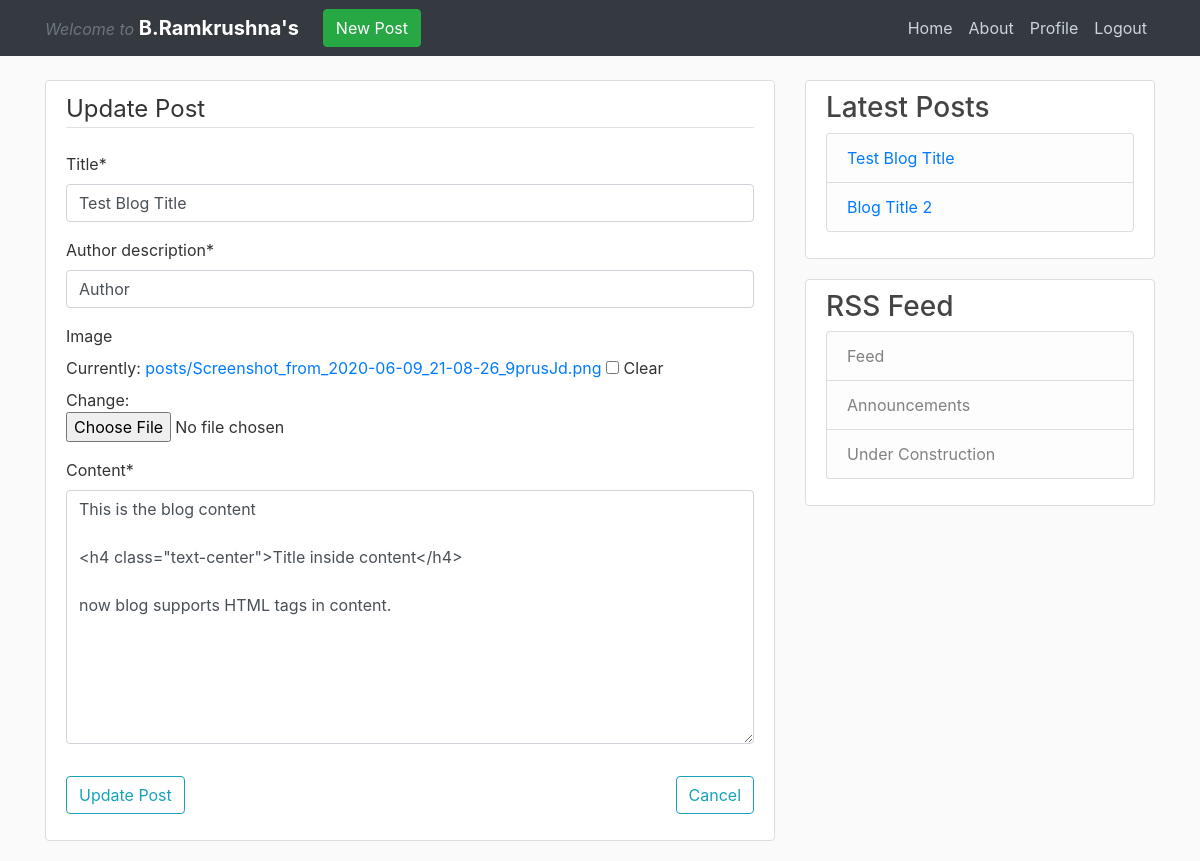
The app's page /post/25/update/ (signed in) with its own data.
### posts/models.py (models this page shows, shortened)
class Post(models.Model):
    title = models.CharField(max_length=80)
    author_description = models.CharField(max_length=160)
    content = models.TextField()
    posted_on = models.DateTimeField(default=timezone.now)
    author = models.ForeignKey(User, on_delete=models.CASCADE)
    image = models.FileField(blank=True, null=True, upload_to='posts')
    def get_absolute_url(self):
        return reverse('posts-detail', kwargs={'pk': self.pk})

### posts/views.py (the view)
# urls.py: path('post/<int:pk>/update/', postUpdate, name='posts-update'),
@login_required
def postUpdate(request, pk):
    post = get_object_or_404(Post, id=pk)
    if post.author != request.user:
        messages.success(request, f'You are not authorized to update this post.')
        return redirect(post.get_absolute_url())
    if request.POST:
        form = PostForm(request.POST or None, request.FILES or None, instance=post)
        if form.is_valid():
            instance = form.save(commit=False)
            instance.save()
            messages.success(request, f'Post Updated')
            return redirect(instance.get_absolute_url())
        else:
            form = PostForm(instance=post)
    else:
        form = PostForm(instance=post)
    return render(request, 'posts/post_update.html', {'form': form, 'post': post})

### posts/forms.py
class PostForm(forms.ModelForm):
    class Meta:
        model = Post
        fields =  ['title', 'author_description', 'image', 'content']

### posts/templatetags/posts_tags.py (called while the page is built)
@register.inclusion_tag('posts/snippets/recent_posts.html')
def recent_posts():
    return {
        'post_list': Post.objects.all().order_by("-posted_on")[:2]
    }

### posts/templates/posts/post_update.html (shortened to what this page needs)
{% extends "posts/base.html" %}
{% load crispy_forms_tags %}
{% block content %}
<div class="content-section">
  <form method="POST" enctype="multipart/form-data">
    <fieldset class="form-group">
      <legend class="border-bottom mb-4">Update Post</legend>
      {{ form|crispy }}
    </fieldset>
    <div class="form-group">
      <button class="btn btn-outline-info" type="submit">
        Update Post
      </button>
      <a class="btn btn-outline-info float-right" type="submit" href="{% url 'posts-detail' post.id %}">
        Cancel
      </a>
    </div>
  </form>
</div>
{% endblock content %}

### posts/templates/posts/snippets/recent_posts.html
{% for post in post_list %}
  <li class="list-group-item list-group-item-light">
      <a href="{{ post.get_absolute_url }}"> {{ post.title }}</a>
  </li>
{% endfor %}

### posts/static/posts/main.css (style rules this page uses)
body { background: #fafafa; color: #333333; margin-top: 5rem; min-height: 100%; height: 100%; }
.content-section { background: #ffffff; padding: 10px 20px; border: 1px solid #dddddd; border-radius: 4px; margin-bottom: 20px; }

### records on screen
Post: title "Test Blog Title", author_description "Author", content "This is the blog content <h4 class=\"text-center\">Title inside content</h4> now blog supports HTML tags in content."
Post: title "Blog Title 2"
